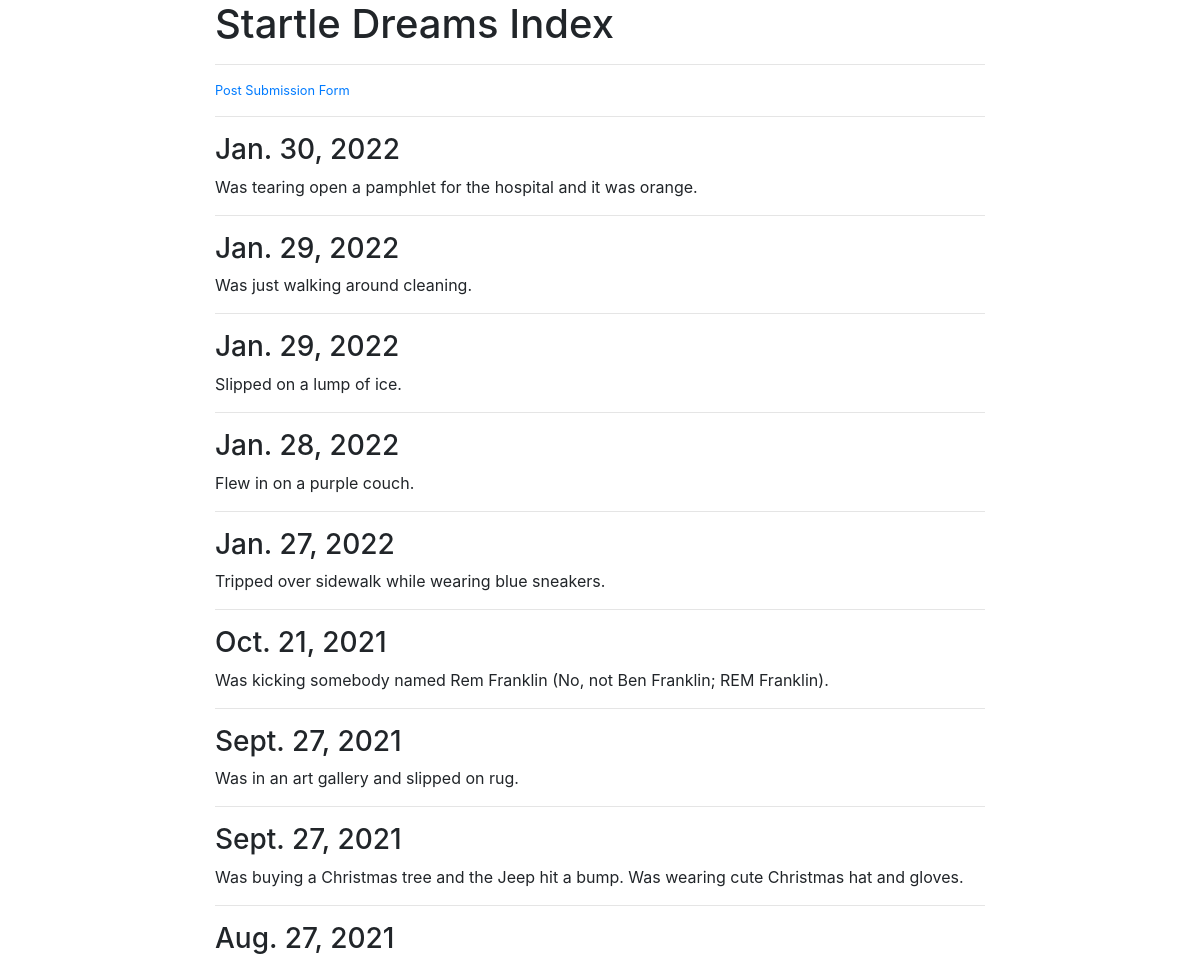
/startle_dreams/ (upper part), run on an earlier commit of the app's database.
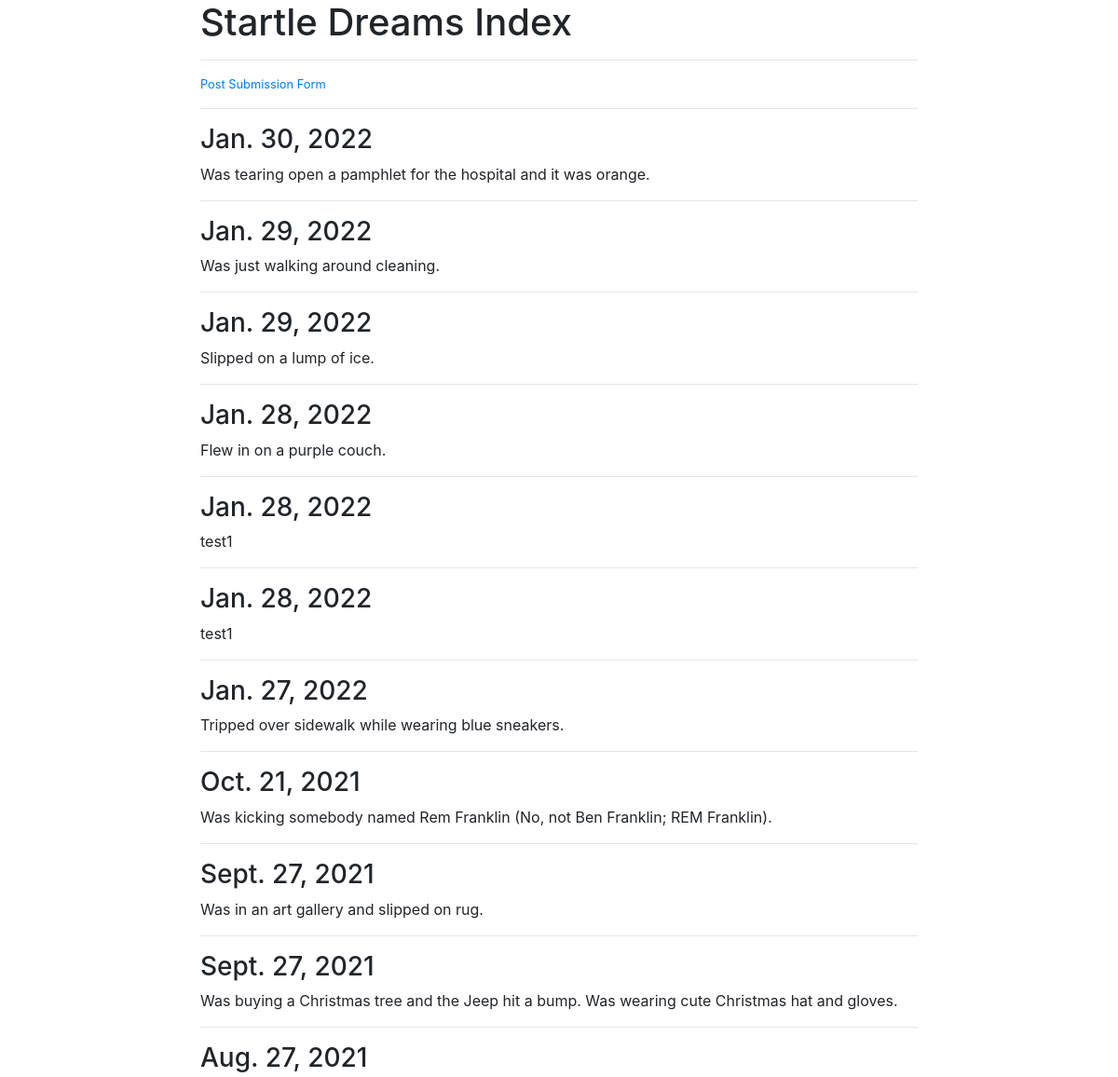
And on a later commit of the database.
### startle_dreams/models.py (models this page shows)
class Post(models.Model):
    title = models.DateField()
    body = models.TextField()

### startle_dreams/views.py (the view)
# urls.py: path("", views.startle_dreams_index, name = "startle_dreams_index"),
def startle_dreams_index(request):
    posts = Post.objects.all().order_by('-title')
    context = {"posts": posts}
    return render(request, "startle_dreams_index.html", context)

### startle_dreams/templates/startle_dreams_index.html
{% extends "base.html" %}
{% block page_content %}
<div class="col-md-8 offset-md-2">
    <h1>Startle Dreams Index</h1>
    <hr>
    <small>
        <a href="{% url 'startle_dreams_form' %}">Post Submission Form</a>
    </small>
    <hr>
    {% for post in posts %}
    <h3>{{ post.title }}</h3>
    <p>{{ post.body | slice:":400" }}</p>
    <hr>
    {% endfor %}
</div>
{% endblock %}

What changed in the data, as far as the page shows it:
added Post: title "Jan. 28, 2022", body "test1"
added Post: title "Jan. 28, 2022", body "test1"
